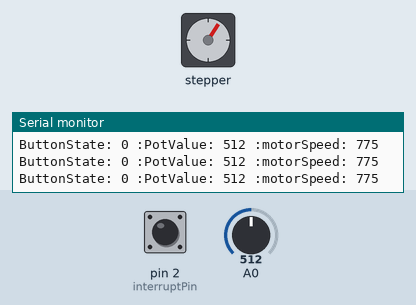
The sketch below on a simulated Arduino Uno, built with avr-gcc and run on an emulated ATmega328P. On the bench: stepper motor, the last lines printed to the serial monitor. The inputs (shaded band) are chosen by the test bench; at power-on: A0 = 512, pin 2 (interruptPin) LOW. Stepper angles assume 2048 steps per turn.

Above: at 1.2 s.
1.3 s: A0 set to 716
At 1.76 s:
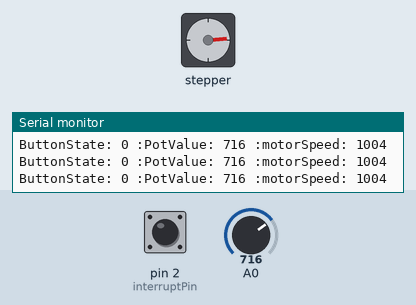
4.3 s: A0 set to 0
At 4.54 s:
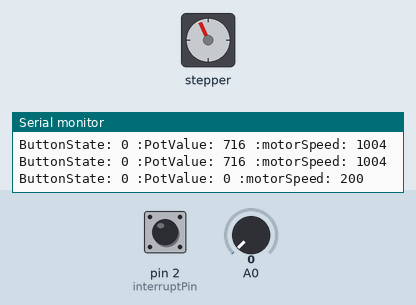
7.3 s: A0 set to 122
At 7.85 s:
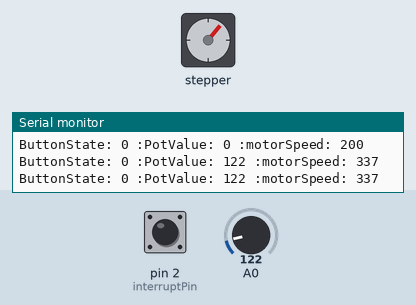
10.3 s: pin 2 (interruptPin) pulled HIGH for 3.2 s
At 10.9 s:
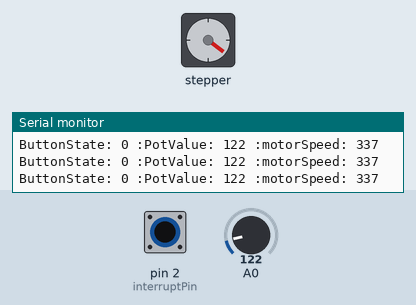
15.0 s: pin 2 (interruptPin) pulled HIGH for 0.2 s
18.0 s: pin 2 (interruptPin) pulled HIGH for 1 s
Timing chart, 0 to 24.9 s (numbered marks = the images above; inputs shaded):
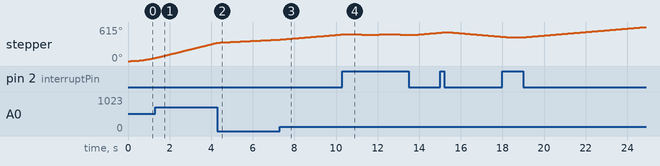

The sketch:

Code.ino
```cpp
//Includes the Arduino Stepper Library
#include <Stepper.h>

// Defines the number of steps per rotation for the stepper
const int stepsPerRevolution = 2038;
#define STEPS 32

const byte interruptPin = 2;
int motorSpeed = 200;
int steps = 0;
byte buttonState = 0;
int potValue;
byte btnPressed;

// Creates an instance of stepper class
// Pins entered in sequence IN1-IN3-IN2-IN4 for proper step sequence
Stepper myStepper = Stepper(STEPS, 8, 10, 9, 11);

void setup()
{
    // Nothing to do for stepper pins(Stepper Library sets pins as outputs)
    pinMode(interruptPin, INPUT);
    Serial.begin(9600);
}

void loop()
{
    // Read the inputs
    potValue = analogRead(A0);
    motorSpeed = map(potValue, 0, 712, 200, 1000);
    btnPressed = digitalRead(interruptPin);
    if (btnPressed == 1)
    {
        directionChange();
        delay(500);
    }

    Serial.print("ButtonState: ");
    Serial.print(buttonState);
    Serial.print(" :PotValue: ");
    Serial.print(potValue);
    Serial.print(" :motorSpeed: ");
    Serial.println(motorSpeed);

    myStepper.setSpeed(motorSpeed);
    if (buttonState == HIGH)
    {
        myStepper.step(-steps);
        // steps = steps + 1;
    }
    else
    {
        myStepper.step(steps);
        // steps = steps + 1;
    }

    steps = steps + 1;
}

void directionChange()
{
    if (buttonState == 1)
    {
        buttonState = 0;
    }
    else if (buttonState == 0)
    {
        buttonState = 1;
    }
}
```
